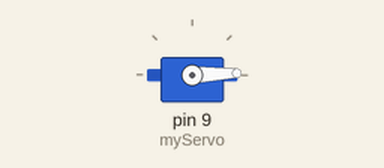
This sketch was run on a simulated Arduino Uno, built with avr-gcc and run on an emulated ATmega328P. Shown: servo.

Above: at 0.05 s.
At 1.75 s:
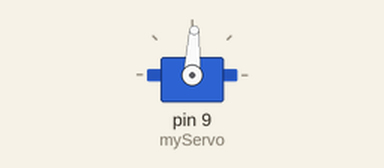
At 3.45 s:
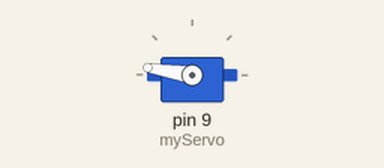
At 6.9 s:
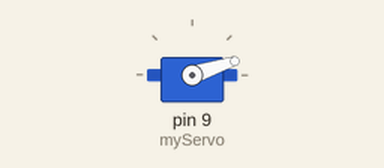
Timing chart, 0 to 9.4 s (numbered marks = the images above):
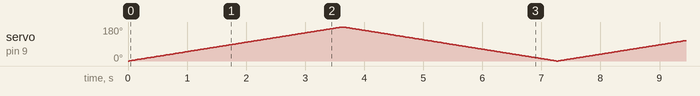

The sketch:

ServoMotor_Arduino.ino
```cpp
/*
  This script is used for a circuit in which i use a servo motor.
  The servo motor moves from 0 degrees to 180 and the other way around.
*/

#include <Servo.h>

// Initialize Servo object
Servo myServo;


// Servo initial position
int pos = 0;

void setup() {
  myServo.attach(9);      // Attach myServo object to digital pin 9
}

void loop() {
  for (pos=0; pos<=180; pos+=1) { // Servo goes from 0 degrees to 180 degrees
    myServo.write(pos);     // Servo goes to position specified in variable pos
    delay(20);      // Wait 20ms
  }
  for (pos=180; pos>=0; pos-=1) { // Servo goes from 180 degrees to 0 degrees
    myServo.write(pos);     // Servo goes to position specified in variable pos
    delay(20);      // Waits 20ms
  }
}
```
